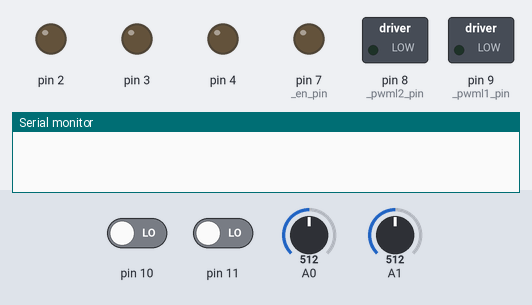
Simulated run of this sketch. Board: Arduino Uno, built with avr-gcc and run on an emulated ATmega328P. Shown: switched loads named in the sketch (green lamp = pin HIGH), output pins drawn as LEDs (lit = HIGH), the last lines printed to the serial monitor. The test bench sets the inputs (shaded band); at power-on: A0 = 512, A1 = 512, pin 10 LOW, pin 11 LOW.

Above: at 1.2 s.
1.3 s: A0 set to 290
At 3.2 s:
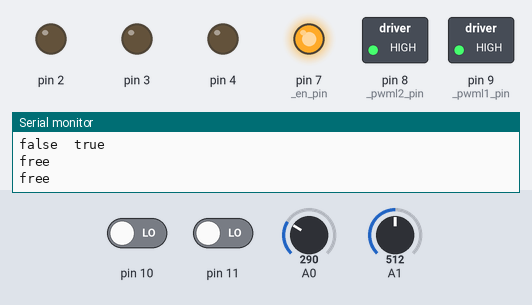
3.5 s: A1 set to 290
7.5 s: A0 set to 306
At 11.2 s:
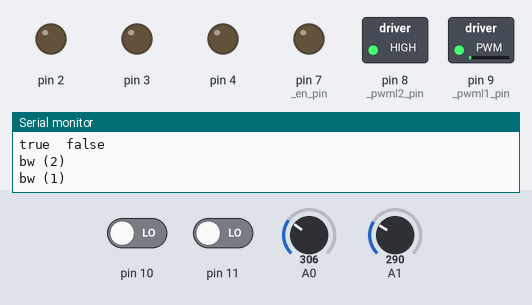
11.5 s: A1 set to 306
Timing chart, 0 to 14.5 s (numbered marks = the images above; inputs shaded):
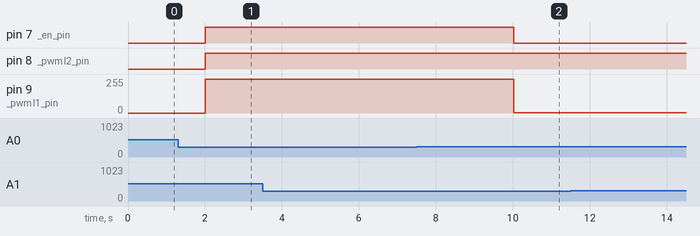

The sketch:

pwm_motor_rover.ino
```cpp
#include "Wheel.h"
#include "TwoChannelJoyStick.h"
#include "Vehicle.h"
#include "PrettySerialPrint.h"

#define DEBUG true

// ------------------------------------------------------------- ПРЕДУСТАНОВКИ И ПЕРЕМЕННЫЕ
//byte pwm_pins[] = {3, 5, 6, 9, 10, 11};

Wheel left_wheel(7, 8, 9);
Vehicle car(4, 3, 2, 7, 8, 9);
TwoChannelJoyStick pult(10, 11, A0, A1);

/*
void w(int en, int pwm2, int pwm1){
  Serial.println(String(en) + "\t" + String(pwm2) + "\t" + String(pwm1));
  digitalWrite(7, en);
  if (pwm2 > 1){
    analogWrite(8, pwm2);
  } else {
    digitalWrite(8, pwm2);
  }

  if (pwm1 > 1){
    analogWrite(9, pwm1);
  } else {
    digitalWrite(9, pwm1);
  }
}
*/
// ------------------------------------------------------------- SETUP
void setup() {
  Serial.begin(9600);

}
// ------------------------------------------------------------- LOOP
int m = 1;
void loop() {
  loop_control();
}

void loop_control(){
  int s1 = pult.channel_1_8bit();
  int s2 = pult.channel_2_8bit();


  if (DEBUG){
    pp("ch1:\t"); pp(s1); pp("\tch2:\t"); ppln(s2);
    pp(pult.aux1_on(), '\t'); ppln(pult.aux2_on());
  }
  if (s1 == 0 and s2 == 0) car.free();
  if (s1 == 0 and s2 < 0) car.left_round(s2);
  if (s1 == 0 and s2 > 0) car.right_round(s2);
  if (s1 < 0 and s2 == 0) car.bw(s1);
  if (s1 > 0 and s2 == 0) car.fw(s1);

  if (s1 > 0 and s2 < 0) car.fw_left(s1, s2);
  if (s1 > 0 and s2 > 0) car.fw_right(s1, s2);

  if (s1 < 0 and s2 < 0) car.bw_left(s1, s2);
  if (s1 < 0 and s2 > 0) car.bw_right(s1, s2);

  delay(5);
}


/*
void loop_2(){
  Serial.println("SPEED UP FW");
  for (int i = 0; i<256; i++){
    left_wheel.fw(i);
    delay(33);
  }
  delay(1000);
  Serial.println("SPEED DOWN FW");
  for (int i = 0; i<256; i++){
    left_wheel.fw(255-i);
    delay(33);
  }
  delay(1000);
  Serial.println("SPEED DOWN BW");
  for (int i = 0; i<256; i++){
    left_wheel.bw(255-i);
    delay(33);
  }
  delay(1000);
  Serial.println("SPEED DOWN BW");
  for (int i = 1; i<256; i++){
    left_wheel.bw(i);
    delay(33);
  }

}
void loop_1(){
  //w(1, 1, 1);

  for (int b1 = 0; b1 <2; b1++){
    for (int b2 = 0; b2 <2; b2++){
      for (int b3 = 0; b3 <2; b3++){
        w(b1, b2, b3);
        Serial.println(String(b1) + "\t" + String(b2) + "\t" + String(b3));
        delay(1000);
  }
  }
  }

  delay(5000);
  //w(0, 0, 1);
  delay(2000);
  for (int spd = 0; spd < 260/16; spd++){
    //w(0, 0, 255-spd*16);
    delay(500);
  }
  delay(100);
  //w(0,1,0);
  delay(1000);
  for (int spd = 0; spd < 260/5; spd++){
    //w(0, 1, spd);
    delay(100);
  }
  delay(3333);
  m++;
}
*/
```

PrettySerialPrint.h
```cpp
#include "HardwareSerial.h"
#include "WString.h"
// ----- class Vehicle
#ifndef PrettySerialPrint_H
#define PrettySerialPrint_H

// простые
void pp(int value) {
  Serial.print(value);
}

void pp(float value) {
  Serial.print(value);
}

void pp(const char* value) {
  Serial.print(value);
}

void pp(bool value) {
  Serial.print(value ? "true" : "false");
}
//  с окончанием
void pp(int value, char end) {
  Serial.print(value);
  Serial.print(end);
}

void pp(float value, char end) {
  Serial.print(value);
  Serial.print(end);
}

void pp(const char* value, char end) {
  Serial.print(value);
  Serial.print(end);
}

void pp(bool value, char end) {
  Serial.print(value ? "true" : "false");
  Serial.print(end);
}

// принтЛН

void ppln(int value) {
  Serial.println(value);
}

void ppln(float value) {
  Serial.println(value);
}

void ppln(const char* value) {
  Serial.println(value);
}

void ppln(bool value) {
  Serial.println(value ? "true" : "false");
}

#endif
```

TwoChannelJoyStick.h
```cpp
// ---- Class TwoChannelJoyStick

#ifndef CLASSTwoChannelJoyStick_H
#define CLASSTwoChannelJoyStick_H

const int buffer_size = 10;
int _ch1_buffer[buffer_size];
int _ch2_buffer[buffer_size];

class TwoChannelJoyStick {
  public:
    TwoChannelJoyStick(byte ch1_pin, byte ch2_pin){
      pinMode(ch1_pin, INPUT);
      pinMode(ch2_pin, INPUT);
      _ch1_pin = ch1_pin;
      _ch2_pin = ch2_pin;

      for (int i = 0; i < buffer_size; i++){
        _ch1_buffer[i] = 0;
        _ch2_buffer[i] = 0;
      }
    }

    TwoChannelJoyStick(byte ch1_pin, byte ch2_pin, byte aux1_pin, byte aux2_pin){
      pinMode(ch1_pin, INPUT);
      pinMode(ch2_pin, INPUT);
      _ch1_pin = ch1_pin;
      _ch2_pin = ch2_pin;

      pinMode(aux1_pin, INPUT);
      pinMode(aux2_pin, INPUT);
      _aux1_pin = aux1_pin;
      _aux2_pin = aux2_pin;

      for (int i = 0; i < buffer_size; i++){
        _ch1_buffer[i] = 0;
        _ch2_buffer[i] = 0;
      }
    }

    int channel_1_8bit(){
      int ch1_servo = int(pulseIn(_ch1_pin, HIGH) - _mid);
      bool is_positve = ch1_servo >= 0;
      ch1_servo = abs(ch1_servo) - _mid_delta;

      if (ch1_servo < 0) ch1_servo = 0;
      if (ch1_servo > _pike) ch1_servo = _pike;

      pop(_ch1_buffer, ch1_servo);
      int _copy[buffer_size];
      for (int i = 0; i < buffer_size; i++){
        _copy[i] = _ch1_buffer[i];
      }
      bubbleSort(_copy);
      ch1_servo = _copy[buffer_size/2];

      int value = map(ch1_servo, 0, _pike, 0, 254);
      if (is_positve){
        return value;
      } else {
        return -value;
      }
    }

    int channel_2_8bit(){
      int ch2_servo = int(pulseIn(_ch2_pin, HIGH) - _mid);
      bool is_positve = ch2_servo >= 0;
      ch2_servo = abs(ch2_servo) - _mid_delta;

      if (ch2_servo < 0) ch2_servo = 0;
      if (ch2_servo > _pike) ch2_servo = _pike;

      pop(_ch2_buffer, ch2_servo);
      int _copy[buffer_size];
      for (int i = 0; i < buffer_size; i++){
        _copy[i] = _ch2_buffer[i];
      }
      bubbleSort(_copy);
      ch2_servo = _copy[buffer_size/2];

      int value = map(ch2_servo, 0, _pike, 0, 254);
      if (is_positve){
        return value;
      } else {
        return -value;
      }
    }

    bool aux1_on(){
      return analogRead(_aux1_pin) > 300;
    }

    bool aux2_on(){
      return analogRead(_aux2_pin) > 300;
    }

  private:
    byte _ch1_pin;
    byte _ch2_pin;
    byte _aux1_pin;
    byte _aux2_pin;

    int _mid = 1500;
    int _high = 2000;
    int _low = 1000;
    int _mid_delta = 150;
    int _pike = _high-_mid-_mid_delta;

    void pop(int arr[], int val) {
      for (int i = 0; i < buffer_size - 1; i++) {
        arr[i] = arr[i+1];
      }
      arr[buffer_size-1] = val;
    }
    void bubbleSort(int arr[]) {
      for (int i = 0; i < buffer_size - 1; i++) {
        for (int j = 0; j < buffer_size - i - 1; j++) {
          if (arr[j] > arr[j + 1]) {
            int temp = arr[j];
            arr[j] = arr[j + 1];
            arr[j + 1] = temp;
          }
        }
      }
    }


};
#endif
```

Vehicle.h
```cpp
// ----- class Vehicle
#ifndef CLASSVehicle_H
#define CLASSVehicle_H

class Vehicle{
  #include "Wheel.h"
  public:
    Vehicle(byte w1_en, byte w1_pwm2, byte w1_pwm1, byte w2_en, byte w2_pwm2, byte w2_pwm1){
      Wheel _w_left(w1_en, w1_pwm2, w1_pwm1, "right");
      Wheel _w_right(w2_en, w2_pwm2, w2_pwm1, "left");

    }
    void fw(byte speed) {
      if (speed < 0) speed = abs(speed);
      //_w_left.fw(speed);
      //_w_right.fw(speed);
    }
    void free(){
      _w_left.free();
      _w_right.free();
    }
    void bw(byte speed) {
      if (speed < 0) speed = abs(speed);
      _w_left.bw(speed);
      _w_right.bw(speed);
    }
    void left_round(byte speed){
      if (speed < 0) speed = abs(speed);
      _w_left.bw(speed);
      _w_right.fw(speed);
    }
    void right_round(byte speed){
      if (speed < 0) speed = abs(speed);
      _w_left.fw(speed);
      _w_right.bw(speed);
    }
    void fw_left(byte speed, byte turn_influence){
      if (speed < 0) speed = abs(speed);
      if (turn_influence < 0) turn_influence = abs(turn_influence);
      _w_right.fw(speed);
      byte spd2 = byte(speed * float(254 - turn_influence)/254.0);
      _w_left.fw(spd2);
    }
    void fw_right(byte speed, byte turn_influence){
      if (speed < 0) speed = abs(speed);
      if (turn_influence < 0) turn_influence = abs(turn_influence);
      _w_left.fw(speed);
      byte spd2 = byte(speed * float(254 - turn_influence)/254.0);
      _w_right.fw(spd2);
    }
    void bw_left(byte speed, byte turn_influence){
      if (speed < 0) speed = abs(speed);
      if (turn_influence < 0) turn_influence = abs(turn_influence);
      _w_right.bw(speed);
      byte spd2 = byte(speed * float(254 - turn_influence)/254.0);
      _w_left.bw(spd2);
    }
    void bw_right(byte speed, byte turn_influence){
      if (speed < 0) speed = abs(speed);
      if (turn_influence < 0) turn_influence = abs(turn_influence);
      _w_left.bw(speed);
      byte spd2 = byte(speed * float(254 - turn_influence)/254.0);
      _w_right.bw(spd2);
    }

  private:
    Wheel _w_left;
    Wheel _w_right;
};

#endif
```

Wheel.h
```cpp
// class Wheel
#ifndef CLASSWHEEL_H
#define CLASSWHEEL_H

class Wheel {
  public:
    Wheel(){
      _en_pin = 7;
      _pwml2_pin = 8;
      _pwml1_pin = 9;
      _side = "right";
    }
    Wheel(byte en_pin, byte pwml2_pin, byte pwml1_pin){
      _en_pin = en_pin;
      _pwml2_pin = pwml2_pin;
      _pwml1_pin = pwml1_pin;
      _side = "right";
      init_pins();
    }

    Wheel(byte en_pin, byte pwml2_pin, byte pwml1_pin, String side){
      _en_pin = en_pin;
      _pwml2_pin = pwml2_pin;
      _pwml1_pin = pwml1_pin;
      _side = side;
      if (_side != "right" or _side != "left"){
        _side = "right";
      }
      init_pins();
    }

    void free(){
      Serial.println("free");
      digitalWrite(_en_pin, 1);
      digitalWrite(_pwml2_pin, 1);
      digitalWrite(_pwml1_pin, 1);
    }

    void stop(){
      Serial.println("stop");
      digitalWrite(_en_pin, 0);
      digitalWrite(_pwml2_pin, 1);
      digitalWrite(_pwml1_pin, 1);
    }

    void fw(byte speed){
      Serial.println("fw ("+String(speed)+")");
      if (speed > 254) {
        speed = 254;
      }
      if (_side == "right") {
        cw(speed);
      } else {
        ccw(speed);
      }
    }

    void bw(byte speed){
      Serial.println("bw ("+String(speed)+")");
      if (speed > 254) {
        speed = 254;
      }
      if (_side == "right") {
        ccw(speed);
      } else {
        cw(speed);
      }
    }


  private:
    byte _en_pin;
    byte _pwml2_pin;
    byte _pwml1_pin;
    bool _side = "right";

    void init_pins(){
      pinMode(_en_pin, OUTPUT);
      pinMode(_pwml2_pin, OUTPUT);
      pinMode(_pwml1_pin, OUTPUT);
      //byte pwm_pins[] = {3, 5, 6, 9, 10, 11};
    }

    void ccw(byte speed){
      digitalWrite(_en_pin, 0);
      digitalWrite(_pwml2_pin, 0);
      analogWrite(_pwml1_pin, speed);
    }
    void cw(byte speed){
      digitalWrite(_en_pin, 0);
      digitalWrite(_pwml2_pin, 1);
      analogWrite(_pwml1_pin, speed);
    }
};
#endif
```
